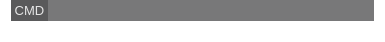
<?xml version="1.0" encoding="UTF-8"?>
<ui version="4.0">
 <class>CMDWidget</class>
 <widget class="QWidget" name="CMDWidget">
  <property name="geometry">
   <rect>
    <x>0</x>
    <y>0</y>
    <width>385</width>
    <height>42</height>
   </rect>
  </property>
  <property name="minimumSize">
   <size>
    <width>385</width>
    <height>42</height>
   </size>
  </property>
  <property name="maximumSize">
   <size>
    <width>16777215</width>
    <height>60</height>
   </size>
  </property>
  <property name="contextMenuPolicy">
   <enum>Qt::NoContextMenu</enum>
  </property>
  <property name="windowTitle">
   <string>Command</string>
  </property>
  <property name="styleSheet">
   <string notr="true">background-color: transparent;
color:rgb(230, 230, 230);</string>
  </property>
  <layout class="QVBoxLayout" name="verticalLayout">
   <property name="spacing">
    <number>0</number>
   </property>
   <property name="topMargin">
    <number>0</number>
   </property>
   <property name="bottomMargin">
    <number>0</number>
   </property>
   <item>
    <layout class="QHBoxLayout" name="horizontalLayout">
     <item>
      <widget class="QLabel" name="label">
       <property name="maximumSize">
        <size>
         <width>38</width>
         <height>22</height>
        </size>
       </property>
       <property name="font">
        <font>
         <pointsize>10</pointsize>
        </font>
       </property>
       <property name="styleSheet">
        <string notr="true">background-color: rgb(90, 90, 91);
color:rgb(230, 230, 230);</string>
       </property>
       <property name="text">
        <string> CMD </string>
       </property>
       <property name="alignment">
        <set>Qt::AlignCenter</set>
       </property>
      </widget>
     </item>
     <item>
      <widget class="QLineEdit" name="cmd">
       <property name="font">
        <font>
         <pointsize>12</pointsize>
        </font>
       </property>
       <property name="mouseTracking">
        <bool>false</bool>
       </property>
       <property name="styleSheet">
        <string notr="true">background-color: rgb(120, 120, 121);
color:rgb(230, 230, 230);</string>
       </property>
       <property name="frame">
        <bool>false</bool>
       </property>
      </widget>
     </item>
    </layout>
   </item>
   <item>
    <layout class="QHBoxLayout" name="horizontalLayout_2">
     <item>
      <widget class="QLabel" name="cmd_label">
       <property name="maximumSize">
        <size>
         <width>100</width>
         <height>16777215</height>
        </size>
       </property>
       <property name="font">
        <font>
         <pointsize>10</pointsize>
        </font>
       </property>
       <property name="text">
        <string/>
       </property>
      </widget>
     </item>
     <item>
      <widget class="QLabel" name="parameter_label">
       <property name="text">
        <string/>
       </property>
      </widget>
     </item>
    </layout>
   </item>
  </layout>
 </widget>
 <resources/>
 <connections/>
</ui>
